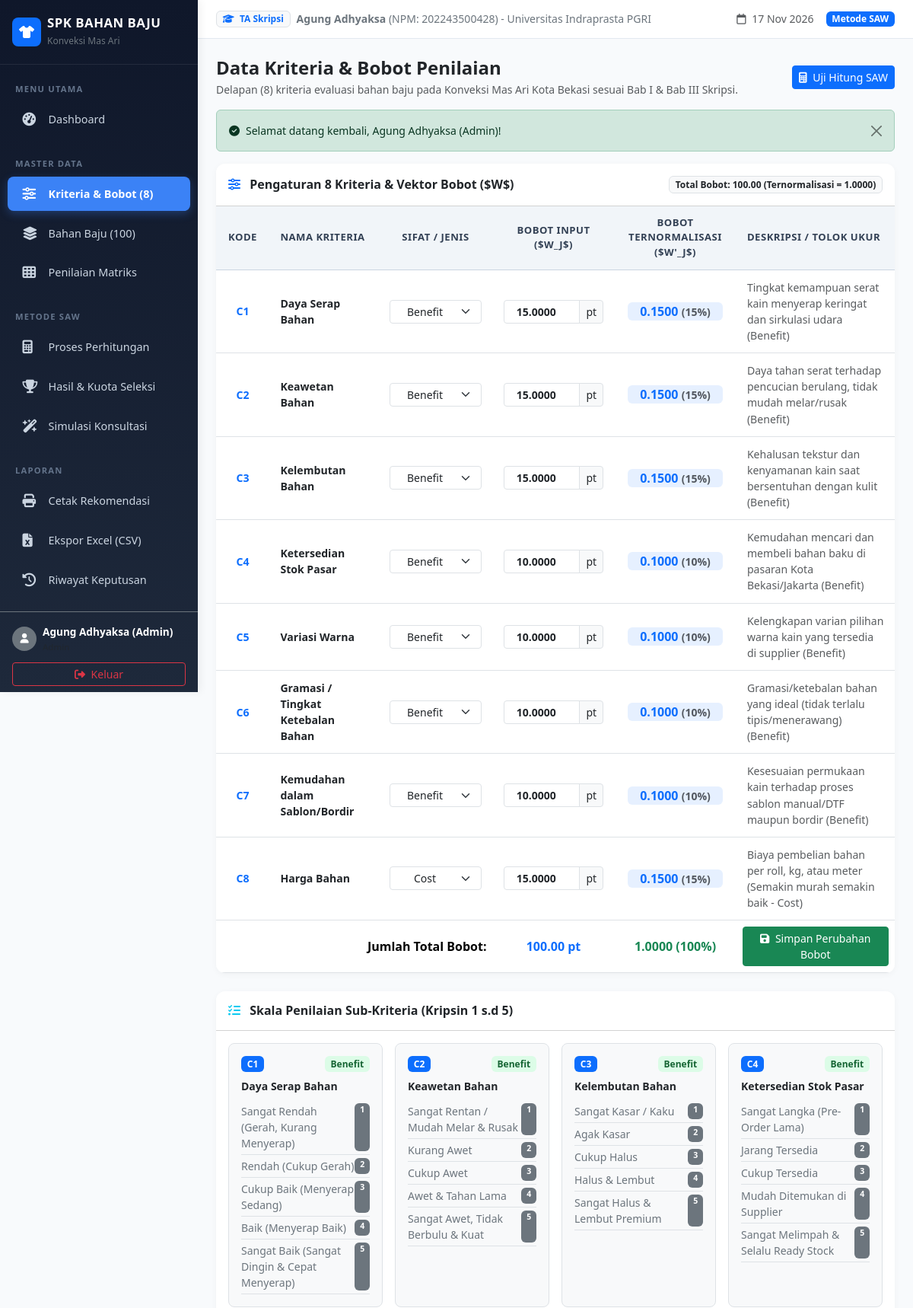
Screenshot of /?page=kriteria (signed in, upper part) with the database file from the repository.
### tables this page shows
CREATE TABLE `kriteria` (
    `id_kriteria` INT AUTO_INCREMENT PRIMARY KEY,
    `kode_kriteria` VARCHAR(10) NOT NULL UNIQUE,
    `nama_kriteria` VARCHAR(100) NOT NULL,
    `jenis` ENUM('benefit', 'cost') NOT NULL,
    `bobot` DECIMAL(8, 4) NOT NULL,
    `bobot_normalisasi` DECIMAL(8, 4) NULL,
    `keterangan` TEXT NULL,
    `created_at` TIMESTAMP DEFAULT CURRENT_TIMESTAMP
);

CREATE TABLE `sub_kriteria` (
    `id_sub` INT AUTO_INCREMENT PRIMARY KEY,
    `id_kriteria` INT NOT NULL,
    `nama_sub` VARCHAR(150) NOT NULL,
    `nilai_skala` DECIMAL(5, 2) NOT NULL,
    `keterangan` VARCHAR(255) NULL,
    FOREIGN KEY (`id_kriteria`) REFERENCES `kriteria`(`id_kriteria`) ON DELETE CASCADE
);

### controllers/KriteriaController.php (called while the page is built, shortened)
<?php
require_once __DIR__ . '/../core/Auth.php';
class KriteriaController {
    public function index(): void {
        $db = Database::getConnection();
        $kriteriaList = $db->query("SELECT * FROM kriteria ORDER BY id_kriteria ASC")->fetchAll();
        $totalBobot = 0.0;
        foreach ($kriteriaList as $k) {
            $totalBobot += (float)$k['bobot'];
        }
        $subKriteriaRows = $db->query("SELECT * FROM sub_kriteria ORDER BY id_kriteria ASC, nilai_skala ASC")->fetchAll();
        $subKriteriaGroup = [];
        foreach ($subKriteriaRows as $sub) {
            $subKriteriaGroup[$sub['id_kriteria']][] = $sub;
        }
        $flashSuccess = Auth::getFlash('success');
        require __DIR__ . '/../views/kriteria/index.php';
    }
}

### core/Auth.php (called while the page is built, shortened)
<?php
class Auth {
    public static function getFlash(string $type): ?string {
        if (isset($_SESSION['flash_' . $type])) {
            $msg = $_SESSION['flash_' . $type];
            return $msg;
        }
        return null;
    }
}

### views/kriteria/index.php (the view, shortened to what this page needs)
<?php
require_once __DIR__ . '/../layouts/header.php';
require_once __DIR__ . '/../layouts/sidebar.php';
?>
<div class="container-fluid p-0">
    <div class="d-flex justify-content-between align-items-center mb-3">
        <div>
            <h4 class="fw-bold mb-1 text-dark">Data Kriteria & Bobot Penilaian</h4>
            <p class="text-muted small mb-0">
                Delapan (8) kriteria evaluasi bahan baju pada Konveksi Mas Ari Kota Bekasi sesuai Bab I & Bab III Skripsi.
            </p>
        </div>
        <div>
            <a href="<?= BASE_URL ?>?page=spk&action=proses" class="btn btn-primary btn-sm">
                <i class="fa-solid fa-calculator me-1"></i> Uji Hitung SAW
            </a>
        </div>
    </div>
    <?php if (!empty($flashSuccess)): ?>
        <div class="alert alert-success alert-dismissible fade show small" role="alert">
            <i class="fa-solid fa-circle-check me-2"></i><?= htmlspecialchars($flashSuccess) ?>
            <button type="button" class="btn-close" data-bs-dismiss="alert" aria-label="Close"></button>
        </div>
    <?php endif; ?>
    <div class="card card-table mb-4">
        <div class="card-header bg-white py-3 d-flex justify-content-between align-items-center">
            <h6 class="fw-bold mb-0 text-dark">
                <i class="fa-solid fa-sliders text-primary me-2"></i> Pengaturan 8 Kriteria & Vektor Bobot ($W$)
            </h6>
            <span class="badge bg-light text-dark border">
                Total Bobot: <strong><?= number_format($totalBobot, 2) ?></strong> (Ternormalisasi = 1.0000)
            </span>
        </div>
        <form action="<?= BASE_URL ?>?page=kriteria&action=update_bobot" method="POST">
            <div class="table-responsive">
                <table class="table table-hover align-middle mb-0">
                    <thead>
                        <tr>
                            <th class="text-center" width="70">Kode</th>
                            <th>Nama Kriteria</th>
                            <th width="150" class="text-center">Sifat / Jenis</th>
                            <th width="160" class="text-center">Bobot Input ($w_j$)</th>
                            <th width="160" class="text-center">Bobot Ternormalisasi ($w'_j$)</th>
                            <th>Deskripsi / Tolok Ukur</th>
                        </tr>
                    </thead>
                    <tbody>
                        <?php foreach ($kriteriaList as $k): ?>
                            <tr>
                                <td class="text-center fw-bold text-primary">
                                    <?= htmlspecialchars($k['kode_kriteria']) ?>
                                </td>
                                <td>
                                    <span class="fw-semibold text-dark"><?= htmlspecialchars($k['nama_kriteria']) ?></span>
                                </td>
                                <td class="text-center">
                                    <select name="jenis[<?= $k['id_kriteria'] ?>]" class="form-select form-select-sm text-center">
                                        <option value="benefit" <?= ($k['jenis'] === 'benefit') ? 'selected' : '' ?>>Benefit</option>
                                        <option value="cost" <?= ($k['jenis'] === 'cost') ? 'selected' : '' ?>>Cost</option>
                                    </select>
                                </td>
                                <td class="text-center">
                                    <div class="input-group input-group-sm">
                                        <input type="number" step="0.01" min="0.01" name="bobot[<?= $k['id_kriteria'] ?>]"
                                               class="form-control text-center fw-bold"
                                               value="<?= htmlspecialchars($k['bobot']) ?>" required>
                                        <span class="input-group-text">pt</span>
                                    </div>
                                </td>
                                <td class="text-center">
                                    <span class="badge bg-primary bg-opacity-10 text-primary fs-6 px-3 py-1">
                                        <?= number_format((float)$k['bobot_normalisasi'], 4) ?>
                                        <small class="text-muted">(<?= round((float)$k['bobot_normalisasi'] * 100, 1) ?>%)</small>
                                    </span>
                                </td>
                                <td class="small text-muted">
                                    <?= htmlspecialchars($k['keterangan']) ?>
                                </td>
                            </tr>
                        <?php endforeach; ?>
                    </tbody>
                    <tfoot>
                        <tr class="bg-light fw-bold">
                            <td colspan="3" class="text-end">Jumlah Total Bobot:</td>
                            <td class="text-center text-primary"><?= number_format($totalBobot, 2) ?> pt</td>
                            <td class="text-center text-success">1.0000 (100%)</td>
                            <td>
                                <button type="submit" class="btn btn-sm btn-success">
                                    <i class="fa-solid fa-floppy-disk me-1"></i> Simpan Perubahan Bobot
                                </button>
                            </td>
                        </tr>
                    </tfoot>
                </table>
            </div>
        </form>
    </div>
    <div class="card card-table">
        <div class="card-header bg-white py-3">
            <h6 class="fw-bold mb-0 text-dark">
                <i class="fa-solid fa-list-check text-info me-2"></i> Skala Penilaian Sub-Kriteria (Kripsin 1 s.d 5)
            </h6>
        </div>
        <div class="card-body">
            <div class="row g-3">
                <?php foreach ($kriteriaList as $k): ?>
                    <div class="col-md-6 col-lg-3">
                        <div class="border rounded-3 p-3 h-100 bg-light">
                            <div class="d-flex justify-content-between align-items-center mb-2">
                                <span class="badge bg-primary"><?= htmlspecialchars($k['kode_kriteria']) ?></span>
                                <span class="badge <?= ($k['jenis'] === 'benefit') ? 'badge-benefit' : 'badge-cost' ?>">
                                    <?= ucfirst($k['jenis']) ?>
                                </span>
                            </div>
                            <div class="fw-bold text-dark small mb-2"><?= htmlspecialchars($k['nama_kriteria']) ?></div>
                            <ul class="list-unstyled small mb-0">
                                <?php if (!empty($subKriteriaGroup[$k['id_kriteria']])): ?>
                                    <?php foreach ($subKriteriaGroup[$k['id_kriteria']] as $sub): ?>
                                        <li class="py-1 border-bottom d-flex justify-content-between">
                                            <span class="text-secondary"><?= htmlspecialchars($sub['nama_sub']) ?></span>
                                            <span class="badge bg-secondary"><?= (int)$sub['nilai_skala'] ?></span>
                                        </li>
                                    <?php endforeach; ?>
                                <?php endif; ?>
                            </ul>
                        </div>
                    </div>
                <?php endforeach; ?>
            </div>
        </div>
    </div>
</div>
<?php require_once __DIR__ . '/../layouts/footer.php'; ?>

### assets/css/style.css (style rules this page uses)
:root { --primary-color: #1e3a8a; --primary-light: #3b82f6; --secondary-color: #0f172a; --accent-color: #d97706; --sidebar-width: 260px; --bg-light: #f8fafc; }
body { font-family: 'Segoe UI', system-ui, -apple-system, BlinkMacSystemFont, Roboto, sans-serif; background-color: var(--bg-light); color: #1e293b; margin: 0; padding: 0; }
.card-table { border-radius: 12px; overflow: hidden; border: none; box-shadow: 0 2px 8px rgba(0, 0, 0, 0.04); }
.table thead th { background-color: #f1f5f9; color: #334155; font-weight: 600; font-size: 0.82rem; text-transform: uppercase; letter-spacing: 0.5px; border-bottom: 1px solid #cbd5e1; padding: 0.75rem 0.9rem; vertical-align: middle; }
.table tbody td { padding: 0.75rem 0.9rem; font-size: 0.88rem; vertical-align: middle; }
.badge-benefit { background-color: #dcfce7; color: #166534; font-weight: 600; }

### rows the page displays
kriteria: kode_kriteria "C1", nama_kriteria "Daya Serap Bahan", jenis+id_kriteria "Benefit", bobot "15.0000", bobot_normalisasi "0.1500", (float)$k['bobot_normalisasi']*100 "15", keterangan "Tingkat kemampuan serat kain menyerap keringat dan sirkulasi udara (Benefit)", jenis "Benefit"
kriteria: kode_kriteria "C2", nama_kriteria "Keawetan Bahan", jenis+id_kriteria "Benefit", bobot "15.0000", bobot_normalisasi "0.1500", (float)$k['bobot_normalisasi']*100 "15", keterangan "Daya tahan serat terhadap pencucian berulang, tidak mudah melar/rusak (Benefit)", jenis "Benefit"
kriteria: kode_kriteria "C3", nama_kriteria "Kelembutan Bahan", jenis+id_kriteria "Benefit", bobot "15.0000", bobot_normalisasi "0.1500", (float)$k['bobot_normalisasi']*100 "15", keterangan "Kehalusan tekstur dan kenyamanan kain saat bersentuhan dengan kulit (Benefit)", jenis "Benefit"
kriteria: kode_kriteria "C4", nama_kriteria "Ketersedian Stok Pasar", jenis+id_kriteria "Benefit", bobot "10.0000", bobot_normalisasi "0.1000", (float)$k['bobot_normalisasi']*100 "10", keterangan "Kemudahan mencari dan membeli bahan baku di pasaran Kota Bekasi/Jakarta (Benefit)", jenis "Benefit"
kriteria: kode_kriteria "C5", nama_kriteria "Variasi Warna", jenis+id_kriteria "Benefit", bobot "10.0000", bobot_normalisasi "0.1000", (float)$k['bobot_normalisasi']*100 "10", keterangan "Kelengkapan varian pilihan warna kain yang tersedia di supplier (Benefit)"
kriteria: kode_kriteria "C6", nama_kriteria "Gramasi / Tingkat Ketebalan Bahan", jenis+id_kriteria "Benefit", bobot "10.0000", bobot_normalisasi "0.1000", (float)$k['bobot_normalisasi']*100 "10", keterangan "Gramasi/ketebalan bahan yang ideal (tidak terlalu tipis/menerawang) (Benefit)"
kriteria: kode_kriteria "C7", nama_kriteria "Kemudahan dalam Sablon/Bordir", jenis+id_kriteria "Benefit", bobot "10.0000", bobot_normalisasi "0.1000", (float)$k['bobot_normalisasi']*100 "10", keterangan "Kesesuaian permukaan kain terhadap proses sablon manual/DTF maupun bordir (Benefit)"
kriteria: kode_kriteria "C8", nama_kriteria "Harga Bahan", jenis+id_kriteria "Cost", bobot "15.0000", bobot_normalisasi "0.1500", (float)$k['bobot_normalisasi']*100 "15", keterangan "Biaya pembelian bahan per roll, kg, atau meter (Semakin murah semakin baik - Cost)"
sub_kriteria: nama_sub "Sangat Rendah (Gerah, Kurang Menyerap)", nilai_skala "1"
sub_kriteria: nama_sub "Rendah (Cukup Gerah)", nilai_skala "2"
sub_kriteria: nama_sub "Cukup Baik (Menyerap Sedang)", nilai_skala "3"
sub_kriteria: nama_sub "Baik (Menyerap Baik)", nilai_skala "4"
sub_kriteria: nama_sub "Sangat Baik (Sangat Dingin & Cepat Menyerap)", nilai_skala "5"
sub_kriteria: nama_sub "Sangat Rentan / Mudah Melar & Rusak", nilai_skala "1"
sub_kriteria: nama_sub "Kurang Awet", nilai_skala "2"
sub_kriteria: nama_sub "Cukup Awet", nilai_skala "3"
sub_kriteria: nama_sub "Awet & Tahan Lama", nilai_skala "4"
sub_kriteria: nama_sub "Sangat Awet, Tidak Berbulu & Kuat", nilai_skala "5"
sub_kriteria: nama_sub "Sangat Kasar / Kaku", nilai_skala "1"
sub_kriteria: nama_sub "Agak Kasar", nilai_skala "2"
sub_kriteria: nama_sub "Cukup Halus", nilai_skala "3"
sub_kriteria: nama_sub "Halus & Lembut", nilai_skala "4"
sub_kriteria: nama_sub "Sangat Halus & Lembut Premium", nilai_skala "5"
sub_kriteria: nama_sub "Sangat Langka (Pre-Order Lama)", nilai_skala "1"
sub_kriteria: nama_sub "Jarang Tersedia", nilai_skala "2"
sub_kriteria: nama_sub "Cukup Tersedia", nilai_skala "3"
sub_kriteria: nama_sub "Mudah Ditemukan di Supplier", nilai_skala "4"
sub_kriteria: nama_sub "Sangat Melimpah & Selalu Ready Stock", nilai_skala "5"

### other values shown
KONVEKSI_NAME "Konveksi Mas Ari"
$user['nama'] "Agung Adhyaksa (Admin)"
APP_AUTHOR "Agung Adhyaksa"
APP_NPM "202243500428"
APP_INSTITUTION "Universitas Indraprasta PGRI"
$flashSuccess "Selamat datang kembali, Agung Adhyaksa (Admin)!"
$totalBobot "100.00"
